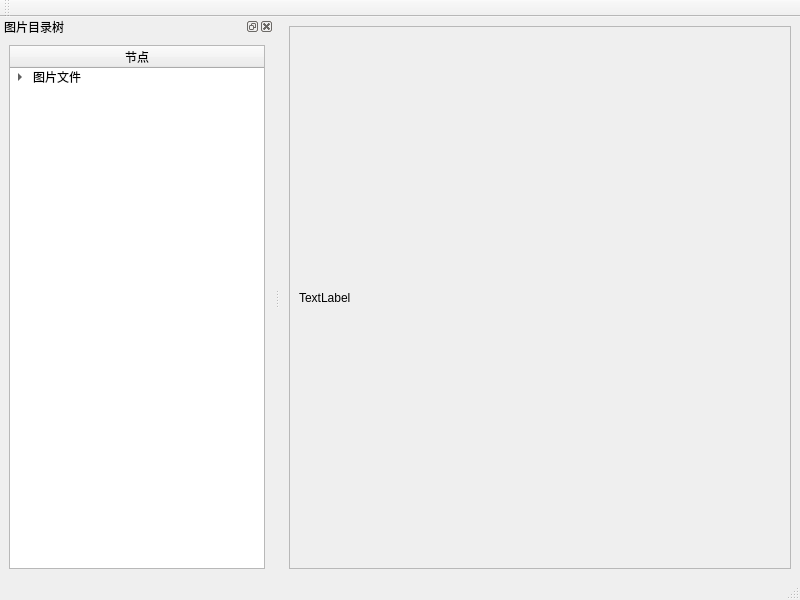
<?xml version="1.0" encoding="UTF-8"?>
<ui version="4.0">
 <class>MainWindow</class>
 <widget class="QMainWindow" name="MainWindow">
  <property name="geometry">
   <rect>
    <x>0</x>
    <y>0</y>
    <width>800</width>
    <height>600</height>
   </rect>
  </property>
  <property name="windowTitle">
   <string>MainWindow</string>
  </property>
  <widget class="QWidget" name="centralwidget">
   <layout class="QHBoxLayout" name="horizontalLayout_3">
    <item>
     <widget class="QScrollArea" name="scrollArea">
      <property name="widgetResizable">
       <bool>true</bool>
      </property>
      <widget class="QWidget" name="scrollAreaWidgetContents">
       <property name="geometry">
        <rect>
         <x>0</x>
         <y>0</y>
         <width>481</width>
         <height>526</height>
        </rect>
       </property>
       <layout class="QHBoxLayout" name="horizontalLayout_2">
        <item>
         <widget class="QLabel" name="label">
          <property name="text">
           <string>TextLabel</string>
          </property>
         </widget>
        </item>
       </layout>
      </widget>
     </widget>
    </item>
   </layout>
  </widget>
  <widget class="QMenuBar" name="menubar">
   <property name="geometry">
    <rect>
     <x>0</x>
     <y>0</y>
     <width>800</width>
     <height>21</height>
    </rect>
   </property>
  </widget>
  <widget class="QStatusBar" name="statusbar"/>
  <widget class="QDockWidget" name="dockWidget">
   <property name="features">
    <set>QDockWidget::DockWidgetClosable|QDockWidget::DockWidgetFloatable</set>
   </property>
   <property name="allowedAreas">
    <set>Qt::LeftDockWidgetArea|Qt::RightDockWidgetArea</set>
   </property>
   <property name="windowTitle">
    <string>图片目录树</string>
   </property>
   <attribute name="dockWidgetArea">
    <number>1</number>
   </attribute>
   <widget class="QWidget" name="dockWidgetContents_2">
    <layout class="QHBoxLayout" name="horizontalLayout">
     <item>
      <widget class="QTreeWidget" name="treeWidget">
       <column>
        <property name="text">
         <string>节点</string>
        </property>
        <property name="textAlignment">
         <set>AlignCenter</set>
        </property>
       </column>
       <item>
        <property name="text">
         <string>图片文件</string>
        </property>
        <item>
         <property name="text">
          <string>分组节点</string>
         </property>
        </item>
        <item>
         <property name="text">
          <string>新建项目</string>
         </property>
        </item>
        <item>
         <property name="text">
          <string>分组2</string>
         </property>
         <item>
          <property name="text">
           <string>图片2</string>
          </property>
         </item>
        </item>
       </item>
      </widget>
     </item>
    </layout>
   </widget>
  </widget>
  <widget class="QToolBar" name="toolBar">
   <property name="windowTitle">
    <string>toolBar</string>
   </property>
   <attribute name="toolBarArea">
    <enum>TopToolBarArea</enum>
   </attribute>
   <attribute name="toolBarBreak">
    <bool>false</bool>
   </attribute>
  </widget>
  <action name="actAddFolder">
   <property name="icon">
    <iconset resource="res.qrc">
     <normaloff>:/addDir.png</normaloff>:/addDir.png</iconset>
   </property>
   <property name="text">
    <string>添加目录...</string>
   </property>
   <property name="toolTip">
    <string>添加目录</string>
   </property>
   <property name="shortcut">
    <string>Ctrl+F</string>
   </property>
   <property name="menuRole">
    <enum>QAction::NoRole</enum>
   </property>
  </action>
  <action name="actAddFiles">
   <property name="icon">
    <iconset resource="res.qrc">
     <normaloff>:/newFile.png</normaloff>:/newFile.png</iconset>
   </property>
   <property name="text">
    <string>添加文件...</string>
   </property>
   <property name="toolTip">
    <string>添加文件</string>
   </property>
   <property name="shortcut">
    <string>Ctrl+N</string>
   </property>
   <property name="menuRole">
    <enum>QAction::NoRole</enum>
   </property>
  </action>
  <action name="actZoomIn">
   <property name="icon">
    <iconset resource="res.qrc">
     <normaloff>:/magnify.png</normaloff>:/magnify.png</iconset>
   </property>
   <property name="text">
    <string>放大</string>
   </property>
   <property name="toolTip">
    <string>放大图片</string>
   </property>
   <property name="shortcut">
    <string>Ctrl+I</string>
   </property>
   <property name="menuRole">
    <enum>QAction::NoRole</enum>
   </property>
  </action>
  <action name="actZoomOut">
   <property name="icon">
    <iconset resource="res.qrc">
     <normaloff>:/smaller.png</normaloff>:/smaller.png</iconset>
   </property>
   <property name="text">
    <string>缩小</string>
   </property>
   <property name="toolTip">
    <string>缩小图片</string>
   </property>
   <property name="shortcut">
    <string>Ctrl+O</string>
   </property>
   <property name="menuRole">
    <enum>QAction::NoRole</enum>
   </property>
  </action>
  <action name="actZoomRealSize">
   <property name="icon">
    <iconset resource="res.qrc">
     <normaloff>:/realsize.png</normaloff>:/realsize.png</iconset>
   </property>
   <property name="text">
    <string>实际大小</string>
   </property>
   <property name="toolTip">
    <string>图片实际大小显示</string>
   </property>
   <property name="menuRole">
    <enum>QAction::NoRole</enum>
   </property>
  </action>
  <action name="actZoomFitW">
   <property name="icon">
    <iconset resource="res.qrc">
     <normaloff>:/width.png</normaloff>:/width.png</iconset>
   </property>
   <property name="text">
    <string>适合宽度</string>
   </property>
   <property name="toolTip">
    <string>适合宽度显示</string>
   </property>
   <property name="shortcut">
    <string>Ctrl+W</string>
   </property>
   <property name="menuRole">
    <enum>QAction::NoRole</enum>
   </property>
  </action>
  <action name="actDeleteItem">
   <property name="icon">
    <iconset resource="res.qrc">
     <normaloff>:/delete.png</normaloff>:/delete.png</iconset>
   </property>
   <property name="text">
    <string>删除节点</string>
   </property>
   <property name="toolTip">
    <string>删除节点</string>
   </property>
   <property name="menuRole">
    <enum>QAction::NoRole</enum>
   </property>
  </action>
  <action name="actQuit">
   <property name="text">
    <string>退出</string>
   </property>
   <property name="toolTip">
    <string>退出本系统</string>
   </property>
   <property name="menuRole">
    <enum>QAction::NoRole</enum>
   </property>
  </action>
  <action name="actZoomFitH">
   <property name="icon">
    <iconset resource="res.qrc">
     <normaloff>:/height.png</normaloff>:/height.png</iconset>
   </property>
   <property name="text">
    <string>适合高度</string>
   </property>
   <property name="toolTip">
    <string>适合高度</string>
   </property>
   <property name="shortcut">
    <string>Ctrl+H</string>
   </property>
   <property name="menuRole">
    <enum>QAction::NoRole</enum>
   </property>
  </action>
  <action name="actScanItems">
   <property name="icon">
    <iconset resource="res.qrc">
     <normaloff>:/traversal.png</normaloff>:/traversal.png</iconset>
   </property>
   <property name="text">
    <string>遍历节点</string>
   </property>
   <property name="toolTip">
    <string>遍历所有节点</string>
   </property>
   <property name="menuRole">
    <enum>QAction::NoRole</enum>
   </property>
  </action>
  <action name="actDockVisible">
   <property name="icon">
    <iconset resource="res.qrc">
     <normaloff>:/visible.png</normaloff>:/visible.png</iconset>
   </property>
   <property name="text">
    <string>窗体可见</string>
   </property>
   <property name="toolTip">
    <string>窗体可见</string>
   </property>
   <property name="menuRole">
    <enum>QAction::NoRole</enum>
   </property>
  </action>
  <action name="actDockFloat">
   <property name="icon">
    <iconset resource="res.qrc">
     <normaloff>:/float.png</normaloff>:/float.png</iconset>
   </property>
   <property name="text">
    <string>窗体浮动</string>
   </property>
   <property name="toolTip">
    <string>窗体浮动</string>
   </property>
   <property name="menuRole">
    <enum>QAction::NoRole</enum>
   </property>
  </action>
 </widget>
 <resources>
  <include location="res.qrc"/>
 </resources>
 <connections/>
</ui>
